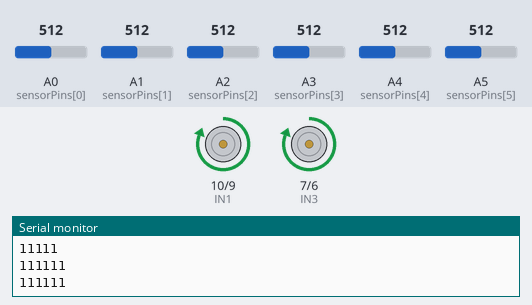
A sketch run on a simulated Arduino Uno, built with avr-gcc and run on an emulated ATmega328P. On the bench: motor-driver pin pairs drawn as motors (green arrow = first pin HIGH = forward, orange = second pin HIGH = backward, longer = more drive, scaled by the enable pin), the last lines printed to the serial monitor. The inputs (shaded band) are chosen by the test bench; at power-on: A1 (sensorPins[1]) = 512, A0 (sensorPins[0]) = 512, A2 (sensorPins[2]) = 512, A5 (sensorPins[5]) = 512, A3 (sensorPins[3]) = 512, A4 (sensorPins[4]) = 512.

Above: at 1.2 s.
1.3 s: A1 (sensorPins[1]) set to 493
At 2.5 s:
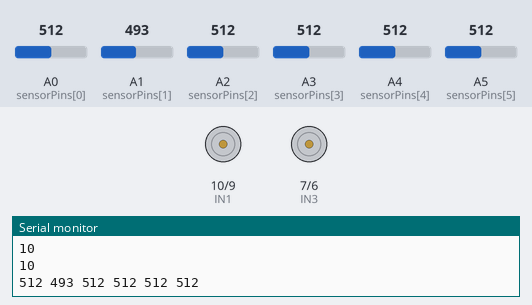
2.9 s: A0 (sensorPins[0]) set to 542
At 3.3 s:
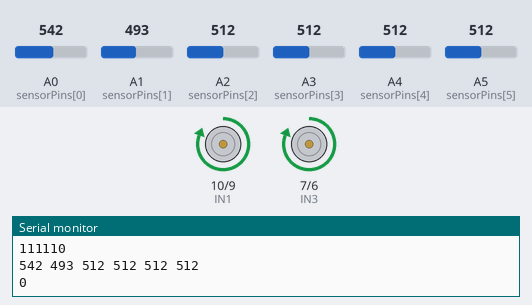
5.9 s: A2 (sensorPins[2]) set to 529
At 6.8 s:
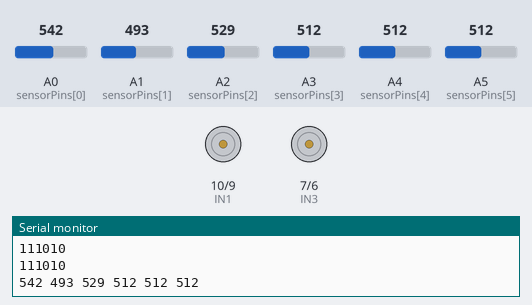
11.9 s: A0 (sensorPins[0]) set to 992
At 12.5 s:
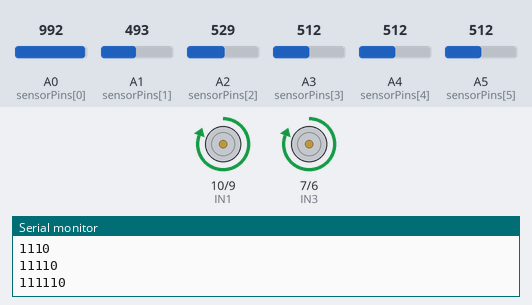
13.5 s: A5 (sensorPins[5]) set to 30
At 14.2 s:
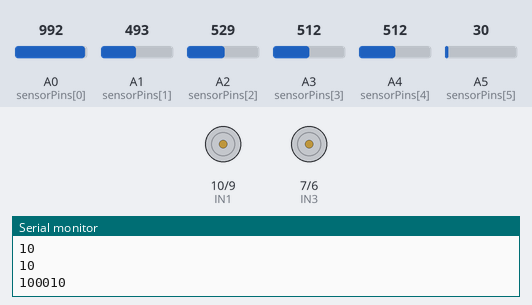
Timing chart, 0 to 16.5 s (numbered marks = the images above; inputs shaded):
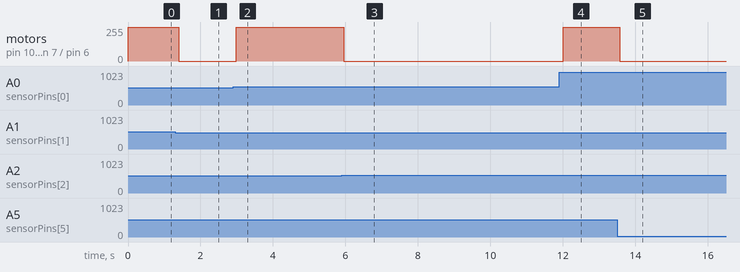

Measured:
- the behaviour switches between 512 and 511 on A1 (sensorPins[1]) (found by bisection; images 0 and 1)
- the behaviour switches between 530 and 531 on A0 (sensorPins[0]) (found by bisection; images 1 and 2)
- the behaviour switches between 517 and 518 on A2 (sensorPins[2]) (found by bisection; images 2 and 3)
- after the input at 1.3 s, motor on pin 10 (IN1) / pin 9 (IN2), motor on pin 7 (IN3) / pin 6 (IN4): forward 255/255 → stopped after 0.10 s
- after the input at 2.9 s, motor on pin 10 (IN1) / pin 9 (IN2), motor on pin 7 (IN3) / pin 6 (IN4): stopped → forward 255/255 after 0.08 s
- after the input at 5.9 s, motor on pin 10 (IN1) / pin 9 (IN2), motor on pin 7 (IN3) / pin 6 (IN4): forward 255/255 → stopped after 0.05 s
- after the input at 11.9 s, motor on pin 10 (IN1) / pin 9 (IN2), motor on pin 7 (IN3) / pin 6 (IN4): stopped → forward 255/255 after 0.11 s
- after the input at 13.5 s, motor on pin 10 (IN1) / pin 9 (IN2), motor on pin 7 (IN3) / pin 6 (IN4): forward 255/255 → stopped after 0.06 s

The sketch:

code.ino
```cpp
const int sensorPins[6] = {A0, A1, A2, A3, A4, A5};


int threshold = 0;

#define ENA 11
#define ENB 3
#define IN1 10
#define IN2 9
#define IN3 7
#define IN4 6

void setup() {
  Serial.begin(9600);

  pinMode(ENA, OUTPUT);
  pinMode(ENB, OUTPUT);
  pinMode(IN1, OUTPUT);
  pinMode(IN2, OUTPUT);
  pinMode(IN3, OUTPUT);
  pinMode(IN4, OUTPUT);

  for(int i=0; i <= 5; i++){
    pinMode(sensorPins[i] , INPUT);

  }

}

void loop() {

int minvalue = 1023;
int maxvalue = 0;


for(int i = 0; i <= 5; i++)
{
  int reading =analogRead(sensorPins[i]);
  Serial.print(reading);
  Serial.print(" ");

  if(reading < minvalue){
    minvalue = reading;
  }
  if(reading > maxvalue){
    maxvalue = reading;
  }

}

  threshold = (minvalue + maxvalue) / 2 ;


  Serial.println(" ");


  byte sensors = 0;

 for(int i = 0; i <6; i++)
 {
    int value =analogRead(sensorPins[i]);

  if(value <= threshold){
    sensors |= (1<<i);
  }


Serial.println(sensors, BIN);
 }
  if((sensors & 0b001100)== 0b001100){
    analogWrite(ENA, 255);
    analogWrite(ENB, 255);
    digitalWrite(IN1, HIGH);
    digitalWrite(IN2, LOW);
    digitalWrite(IN3, HIGH);
    digitalWrite(IN4, LOW);
 }
  else{
    digitalWrite(IN1, LOW);
    digitalWrite(IN2, LOW);
    digitalWrite(IN3, LOW);
    digitalWrite(IN4, LOW);
 }

Serial.println(sensors, BIN);

}
```
